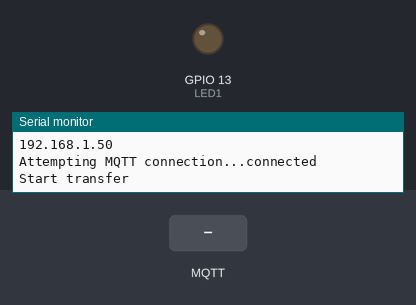
Simulated run of this sketch. Board: ESP32. Parts: output pins drawn as LEDs (lit = HIGH), the last lines printed to the serial monitor. The test bench sets the inputs (shaded band). WiFi joins after 1.5 s; servers stay silent unless stated; random numbers use the default seed unless the sketch sets one; no MQTT or app messages arrive unless stated.

Above: at 2.7 s.
2.8 s: MQTT message "ON" arrives on the first subscribed topic
At 3.8 s:
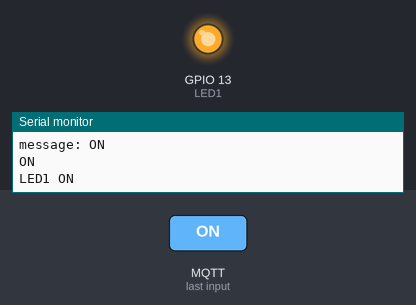
4.3 s: MQTT message "OFF" arrives on the first subscribed topic
At 5.1 s:
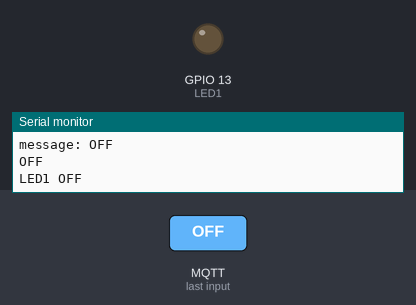
Timing chart, 0 to 7.3 s (numbered marks = the images above; inputs shaded):
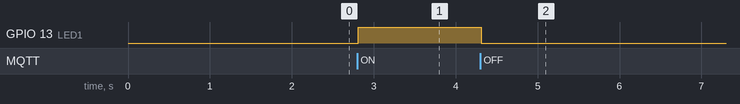

Measured:
- after the input at 2.8 s, GPIO 13 (LED1): LOW → HIGH at once
- after the input at 4.3 s, GPIO 13 (LED1): HIGH → LOW at once

The sketch:

esp32_hivemq_led.ino
```cpp
// Source: https://khuenguyencreator.com/lap-trinh-esp32-mqtt-bat-tat-den-voi-hivemq-broker/

#include <WiFi.h>
#include <PubSubClient.h>
#define LED1 13

/*
Step 1: Hardware Setup
LED -> ESP32:
- VCC -> pin 13
- GND -> GND
Step 2: Setup wifi ssid and password (your wifi name and password)
Step 3: Go to http://www.hivemq.com/demos/websocket-client/, setup Username and Password, then fill at MQTT_USER and MQTT_PASSWORD
Step 4: Upload the code to ESP32 using Arduino IDE (remember set port and board). Hold boot button when reaching at "..." part.
Step 5: Back to Websocket site, click Connect, then on Publish, replace topic with "MQTT_ESP32/LED1". Do same on Subcribe area.
Step 6: On Publish area, type "ON" and click Publish button, your LED should be flash and the Subcribe should says message "ON"
Step 7: Try with "OFF" to turn off led. Done
*/

String ledStatus1 = "OFF";

// Wifi config
const char* ssid = "";
const char* password = "";

// MQTT config and user config: https://www.hivemq.com/public-mqtt-broker/
#define MQTT_SERVER "broker.mqttdashboard.com"
#define MQTT_PORT 1883
#define MQTT_USER "nhom1"
#define MQTT_PASSWORD "nhom1"

#define MQTT_LED1_TOPIC "LED/Status"

unsigned long previousMillis = 0;
const long interval = 5000;

WiFiClient wifiClient;
PubSubClient client(wifiClient);


void setup_wifi() {
  Serial.print("Connecting to ");
  Serial.println(ssid);
  WiFi.begin(ssid, password);
  while (WiFi.status() != WL_CONNECTED) {
    delay(500);
    Serial.print(".");
  }
  Serial.println("");
  Serial.println("WiFi connected");
  Serial.println("IP address: ");
  Serial.println(WiFi.localIP());
}

void connect_to_broker() {
  while (!client.connected()) {
    Serial.print("Attempting MQTT connection...");
    String clientId = "ESP32";
    clientId += String(random(0xffff), HEX);
    if (client.connect(clientId.c_str())) {
      Serial.println("connected");
      client.subscribe(MQTT_LED1_TOPIC);
    } else {
      Serial.print("failed, rc=");
      Serial.print(client.state());
      Serial.println(" try again in 2 seconds");
      delay(2000);
    }
  }
}

void callback(char* topic, byte *payload, unsigned int length) {
  char status[20];
  Serial.println("-------new message from broker-----");
  Serial.print("topic: ");
  Serial.println(topic);
  Serial.print("message: ");
  Serial.write(payload, length);
  Serial.println();
  for(int i = 0; i<length; i++)
  {
    status[i] = payload[i];
  }
  Serial.println(status);
  if(String(topic) == MQTT_LED1_TOPIC)
  {
    if(String(status) == "OFF")
    {
      ledStatus1 = "OFF";
      digitalWrite(LED1, LOW);
      Serial.println("LED1 OFF");
    }
    else if(String(status) == "ON")
    {
      ledStatus1 = "ON";
      digitalWrite(LED1, HIGH);
      Serial.println("LED1 ON");
    }
  }
}

void setup() {
  Serial.begin(9600);
  Serial.setTimeout(500);
  setup_wifi();
  client.setServer(MQTT_SERVER, MQTT_PORT );
  client.setCallback(callback);
  connect_to_broker();
  Serial.println("Start transfer");
  //pinMode(BUT1, INPUT_PULLUP);
  pinMode(LED1, OUTPUT);
}


void loop() {
  client.loop();
  if (!client.connected()) {
    connect_to_broker();
  }
}
```
